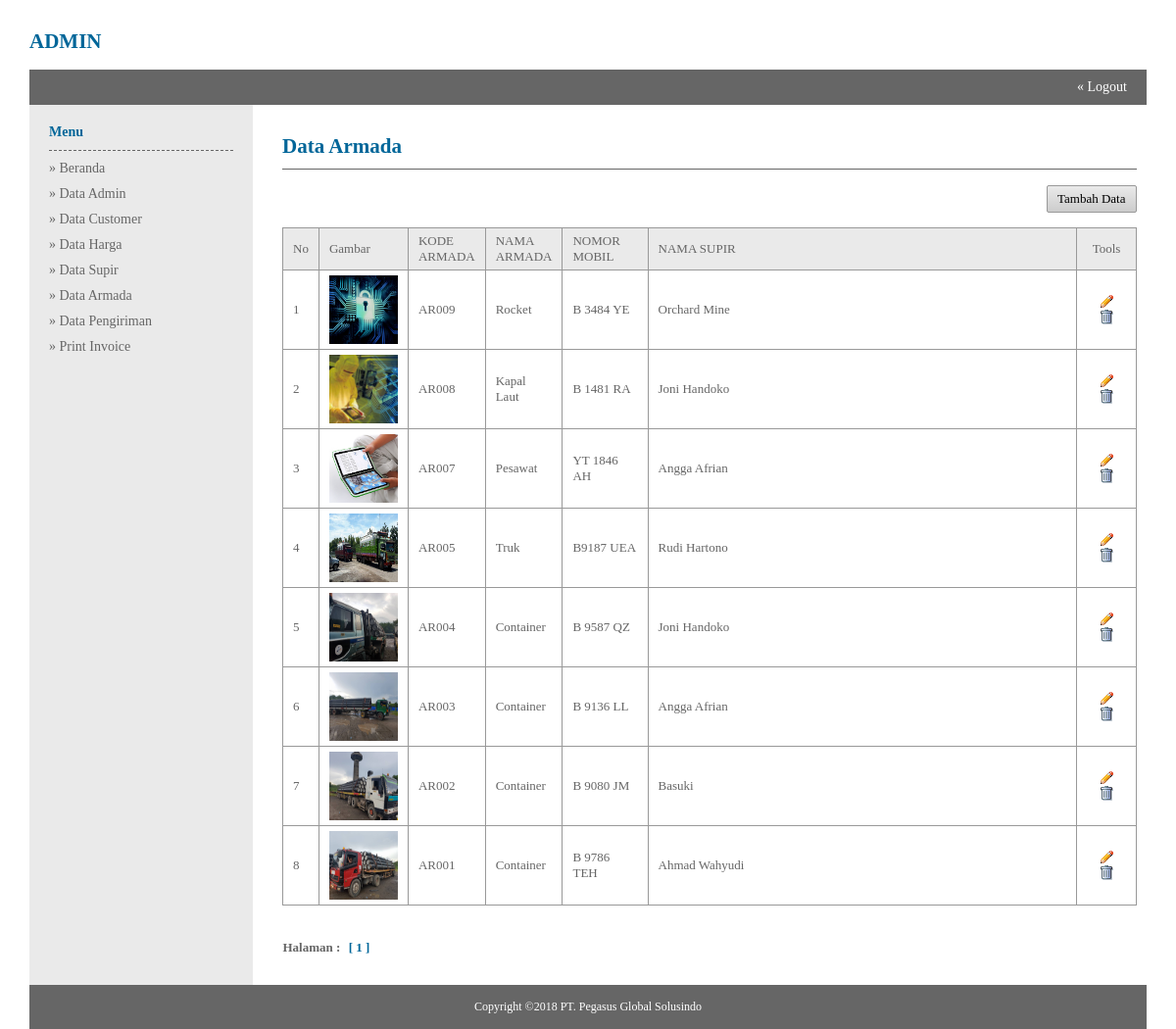
/admin/index.php?module=Data_Armada (signed in), run on the app's committed database.
### tables this page shows
CREATE TABLE `armada` (
  `kd_armada` varchar(20) NOT NULL,
  `nm_armada` varchar(50) NOT NULL,
  `no_mobil` varchar(50) NOT NULL,
  `gambar` varchar(200) NOT NULL,
  `kd_driver` varchar(20) NOT NULL
);

CREATE TABLE `driver` (
  `kd_driver` varchar(50) NOT NULL,
  `nm_lengkap` text NOT NULL,
  `no_hp` varchar(12) NOT NULL,
  `alamat` varchar(100) NOT NULL
);

### admin/data_armada.php (the view)
<table width="100%" border="0">
<tr>
	<td class="judul-halaman"><h2>Data Armada</h2></td>
</tr>
<tr>
	<td>
    <br/>
    <table class="table-list" width="100%" border="0">
    <tr>
    	<td class="top-button" align="right" colspan="7">
        <a class="button small grey fontB" href="?module=Tambah_Armada">Tambah Data</a>
        </td>
    </tr>
    <tr class="head">
    	<td width="3%">No</td>
        <td width="10%">Gambar</td>
        <td width="8%">KODE ARMADA</td>
        <td width="8%">NAMA ARMADA</td>
        <td width="10%">NOMOR MOBIL</td>
        <td>NAMA SUPIR</td>
        <td width="7%" align="center">Tools</td>
    </tr>
    <?php
	$batas = 10;
	$hal = isset($_GET['hal']) ? $_GET['hal'] : null;
	if(empty($_GET['hal'])){
		$hal = 1;
	}
	$pos = ($hal - 1) * $batas;
	$query = mysql_query("select armada.*,driver.nm_lengkap from armada,driver where armada.kd_driver = driver.kd_driver order by kd_armada desc limit $pos, $batas") or die (mysql_error());
	while($array = mysql_fetch_array($query)){
		$pos++;
	?>
    <tr class="data">
    	<td><?php echo $pos;?></td>
        <td><img src="../images/armada/<?php echo $array['gambar'];?>" width="70" height="70"></td>
        <td><?php echo $array['kd_armada'];?></td>
        <td><?php echo $array['nm_armada'];?></td>
        <td><?php echo $array['no_mobil'];?></td>
        <td><?php echo $array['nm_lengkap'];?></td>
        <td class="table-tools" align="center">
        <a href="?module=Ubah_Armada&id=<?php echo $array['kd_armada'];?>" title="Ubah"><img src="../images/pencil.gif" /></a>
        <a href="?module=Hapus&id=<?php echo $array['kd_armada'];?>&execute=armada" title="Hapus" onclick="return confirm ('Anda yakin ingin menghapus <?php echo $array['nm_armada'];?> ?');"><img src="../images/trash.gif" /></a>
        </td>
    </tr>
    <?php } ?>
    <tr>
    	<td class="halaman" colspan="7">
    	Halaman :
		<?php
		$data = mysql_query("select * from armada") or die (mysql_error());
		$row_data = mysql_num_rows($data);
		$jml_hal = ceil($row_data/$batas);
		for($h=1;$h<=$jml_hal;$h++){
			if($h != $hal){
				echo "<a href='?module=Data_Armada&hal=$h'>$h</a>";
			}
			else{
				echo "<span>[ $h ]</span>";
			}
		}
		?>
    	</td>
    </tr>
    </table>
    </td>
</tr>
</table>

### admin/index.php (shortened to what this page needs)
<!DOCTYPE html PUBLIC "-//W3C//DTD XHTML 1.0 Transitional//EN" "http://www.w3.org/TR/xhtml1/DTD/xhtml1-transitional.dtd">
<html xmlns="http://www.w3.org/1999/xhtml">
<head>
<link rel="stylesheet" type="text/css" href="../css/style_admin.css" />
<link rel="stylesheet" type="text/css" href="../css/button.css" />
</head>
<body>
<table width="95%" border="0">
<tr>
	<td colspan="2" class="logo">
    <h2>ADMIN</h2>
    <br/>
    </td>
</tr>
<tr>
	<td colspan="2" class="top-bar" align="right"><a href="?module=Logout" onclick="return confirm('Anda yakin ingin logout?');">&laquo; Logout</a></td>
</tr>
<tr>
	<td class="menu" width="170" valign="top">
    <h4>Menu</h4>
    <ul>
    <li><a href="?module=Beranda">&raquo; Beranda</a></li>
    <li><a href="?module=Data_Admin">&raquo; Data Admin</a></li>
    <li><a href="?module=Data_Member">&raquo; Data Customer</a></li>
    <li><a href="?module=Data_Propinsi">&raquo; Data Harga</a></li>
    <li><a href="?module=Data_Supir">&raquo; Data Supir</a></li>
    <li><a href="?module=Data_Armada">&raquo; Data Armada</a></li>
    <li><a href="?module=Data_Pengiriman">&raquo; Data Pengiriman</a></li>
    <li><a href="?module=Data_Konfirmasi">&raquo; Print Invoice</a></li>
    </ul>
    </td>
	<td class="content" width="800" valign="top"><?php include "module.php";?></td>
</tr>
<tr>
	<td class="footer" colspan="2" align="center">Copyright &copy;2018 PT. Pegasus Global Solusindo</td>
</tr>
</table>
</body>
</html>

### admin/module.php
<?php
if(empty($_GET['module']) == "Beranda"){
	include "beranda.php";
}
elseif($_GET['module'] == "Data_Admin"){
	include "data_admin.php";
}
elseif($_GET['module'] == "Data_Member"){
	include "data_member.php";
}
elseif($_GET['module'] == "Data_Propinsi"){
	include "data_propinsi.php";
}
elseif($_GET['module'] == "Data_Supir"){
	include "data_supir.php";
}
elseif($_GET['module'] == "Data_Armada"){
	include "data_armada.php";
}
elseif($_GET['module'] == "Data_Pengiriman"){
	include "data_pengiriman.php";
}
elseif($_GET['module'] == "Data_Konfirmasi"){
	include "data_konfirmasi.php";
}
elseif($_GET['module'] == "Tambah_Admin"){
	include "tambah_admin.php";
}
elseif($_GET['module'] == "Tambah_Bank"){
	include "tambah_bank.php";
}
elseif($_GET['module'] == "Tambah_Propinsi"){
	include "tambah_propinsi.php";
}
elseif($_GET['module'] == "Tambah_Supir"){
	include "tambah_supir.php";
}
elseif($_GET['module'] == "Tambah_Armada"){
	include "tambah_armada.php";
}
elseif($_GET['module'] == "Tambah_Member"){
	include "tambah_member.php";
}
elseif($_GET['module'] == "Tambah_Pengiriman"){
	include "tambah_pengiriman.php";
}
elseif($_GET['module'] == "Ubah_Admin"){
	include "ubah_admin.php";
}
elseif($_GET['module'] == "Ubah_Bank"){
	include "ubah_bank.php";
}
elseif($_GET['module'] == "Ubah_Propinsi"){
	include "ubah_propinsi.php";
}
elseif($_GET['module'] == "Ubah_Kategori"){
	include "ubah_kategori.php";
}
elseif($_GET['module'] == "Ubah_Supir"){
	include "ubah_supir.php";
}
elseif($_GET['module'] == "Ubah_Armada"){
	include "ubah_armada.php";
}
elseif($_GET['module'] == "Detail_Transaksi"){
	include "detail_transaksi.php";
}
elseif($_GET['module'] == "Laporan_Transaksi"){
	include "laporan_transaksi.php";
}
elseif($_GET['module'] == "Logout"){
	include "logout.php";
}
elseif($_GET['module'] == "Hapus"){
	include "hapus.php";
}
elseif($_GET['module'] == "Simpan_Admin"){
	include "simpan_admin.php";
}
elseif($_GET['module'] == "Simpan_Member"){
include "simpan_member.php";
}
elseif($_GET['module'] == "Simpan_Propinsi"){
	include "simpan_propinsi.php";
}
elseif($_GET['module'] == "Simpan_Supir"){
	include "simpan_supir.php";
}
elseif($_GET['module'] == "Simpan_Produk"){
	include "simpan_produk.php";
}
elseif($_GET['module'] == "Simpan_Pengiriman"){
	include "simpan_pengiriman.php";
}
elseif($_GET['module'] == "Update_Admin"){
	include "update_admin.php";
}
elseif($_GET['module'] == "Update_Armada"){
	include "update_armada.php";
}
elseif($_GET['module'] == "Update_Bank"){
	include "update_bank.php";
}
elseif($_GET['module'] == "Update_Propinsi"){
	include "update_propinsi.php";
}
elseif($_GET['module'] == "Update_Kategori"){
	include "update_kategori.php";
}
elseif($_GET['module'] == "Update_Supir"){
	include "update_supir.php";
}
elseif($_GET['module'] == "Update_Produk"){
	include "update_produk.php";
}
elseif($_GET['module'] == "Proses_Lunas"){
	include "proses_lunas.php";
}
elseif($_GET['module'] == "set_tgl"){
	include "set_tgl.php";
}
else{
	include "beranda.php";
}
?>

### css/style_admin.css (style rules this page uses)
* { margin:0; padding:0; }
body { font-size:14px; font-family:"Myriad Pro"; color:#666; }
table { border-collapse:collapse; border-spacing:0; margin:0 auto; }
h1,h2,h3,h4,h5,h6 { color:#069; }
a { text-decoration:none; color:#666; }
ul { list-style-type:none; }
.logo { padding-top:30px; }
.top-bar { background-color:#666; padding:10px 0; padding-right:20px; }
.top-bar a { color:#FFF; }
.top-button { padding-bottom:15px; }
.menu { background-color:#EAEAEA; padding:20px; }
.menu a { padding-top:10px; display:inline-block; }
.menu h4 { display:block; padding-bottom:10px; border-bottom:1px dashed #666; }
.content { background-color:#FFF; padding:30px 10px; padding-left:30px; }
.judul-halaman { padding-bottom:10px; border-bottom:1px solid #666; }
.halaman { padding-top:35px; font-weight:600; }
.halaman span, .halaman a { margin:0 5px; }
.halaman span { color:#069; cursor:default; }
.footer { padding:15px 0; font-size:12px; background-color:#666; color:#FFF; }
.table-tools a { margin:0 2px; }
.table-list { font-size:13px; }
.table-list .head td { padding:5px 10px; border:1px solid #999; background-color:#EAEAEA; }
.table-list .data td { padding:5px 10px; border:1px solid #999; }

### css/button.css (style rules this page uses)
.button { display:inline-block; cursor:pointer; font-size:13px; }
.fontB { color:#000; }
.small { padding:5px 10px; -moz-border-radius:2px; -webkit-border-radius:2px; -o-border-radius:2px; border-radius:2px; }
.grey { background:#EAEAEA; border:1px solid #999; background-image: -moz-linear-gradient(top, #EAEAEA, #CCC); background-image: -webkit-gradient(linear, 0 0, 0 100%, from(#EAEAEA), to(#CCC)); background-image: -webkit-linear-gradient(top, #EAEAEA, #CCC); background-image: -o-linear-gradient(top, #EAEAEA, #CCC); background-image: linear-gradient(to bottom, #EAEAEA, #CCC); filter: progid:DXImageTransform.Microsoft.gradient(startColorstr='#EAEAEA', endColorstr='#CCC'); }

### data on the page
armada: gambar (picture), kd_armada "AR009", nm_armada "Rocket", no_mobil "B 3484 YE", kd_driver.nm_lengkap "Orchard Mine"
armada: gambar (picture), kd_armada "AR008", nm_armada "Kapal Laut", no_mobil "B 1481 RA", kd_driver.nm_lengkap "Joni Handoko"
armada: gambar (picture), kd_armada "AR007", nm_armada "Pesawat", no_mobil "YT 1846 AH", kd_driver.nm_lengkap "Angga Afrian"
armada: gambar (picture), kd_armada "AR005", nm_armada "Truk", no_mobil "B9187 UEA", kd_driver.nm_lengkap "Rudi Hartono"
armada: gambar (picture), kd_armada "AR004", nm_armada "Container", no_mobil "B 9587 QZ", kd_driver.nm_lengkap "Joni Handoko"
armada: gambar (picture), kd_armada "AR003", nm_armada "Container", no_mobil "B 9136 LL", kd_driver.nm_lengkap "Angga Afrian"
armada: gambar (picture), kd_armada "AR002", nm_armada "Container", no_mobil "B 9080 JM", kd_driver.nm_lengkap "Basuki"
armada: gambar (picture), kd_armada "AR001", nm_armada "Container", no_mobil "B 9786 TEH", kd_driver.nm_lengkap "Ahmad Wahyudi"
